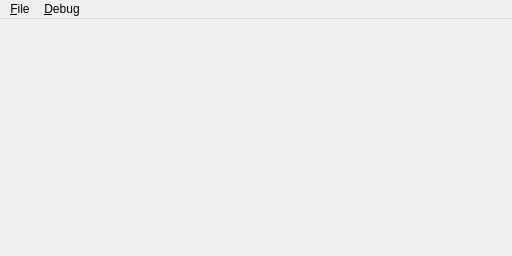
<?xml version="1.0" encoding="UTF-8"?>
<ui version="4.0">
 <class>MainWindow</class>
 <widget class="QMainWindow" name="MainWindow">
  <property name="geometry">
   <rect>
    <x>0</x>
    <y>0</y>
    <width>512</width>
    <height>256</height>
   </rect>
  </property>
  <property name="sizePolicy">
   <sizepolicy hsizetype="Fixed" vsizetype="Fixed">
    <horstretch>0</horstretch>
    <verstretch>0</verstretch>
   </sizepolicy>
  </property>
  <property name="mouseTracking">
   <bool>true</bool>
  </property>
  <property name="windowTitle">
   <string>Chip-8 Qt</string>
  </property>
  <property name="locale">
   <locale language="Basque" country="Spain"/>
  </property>
  <widget class="QWidget" name="centralwidget">
   <widget class="SDL2Widget" name="widget" native="true">
    <property name="geometry">
     <rect>
      <x>0</x>
      <y>0</y>
      <width>512</width>
      <height>256</height>
     </rect>
    </property>
    <property name="mouseTracking">
     <bool>false</bool>
    </property>
   </widget>
  </widget>
  <widget class="QMenuBar" name="menubar">
   <property name="geometry">
    <rect>
     <x>0</x>
     <y>0</y>
     <width>512</width>
     <height>25</height>
    </rect>
   </property>
   <widget class="QMenu" name="menuDebug">
    <property name="title">
     <string>&amp;Debug</string>
    </property>
    <addaction name="actionOpenDebugger"/>
   </widget>
   <widget class="QMenu" name="menuFile">
    <property name="title">
     <string>&amp;File</string>
    </property>
    <addaction name="actionOpenROM"/>
    <addaction name="separator"/>
    <addaction name="actionSettings"/>
    <addaction name="separator"/>
    <addaction name="actionExit"/>
   </widget>
   <addaction name="menuFile"/>
   <addaction name="menuDebug"/>
  </widget>
  <action name="actionOpenDebugger">
   <property name="text">
    <string>Open &amp;Debugger</string>
   </property>
   <property name="shortcut">
    <string>Esc</string>
   </property>
  </action>
  <action name="actionOpenROM">
   <property name="text">
    <string>&amp;Open ROM...</string>
   </property>
   <property name="shortcut">
    <string>Ctrl+O</string>
   </property>
  </action>
  <action name="actionExit">
   <property name="text">
    <string>&amp;Exit</string>
   </property>
   <property name="shortcut">
    <string>Ctrl+Q</string>
   </property>
  </action>
  <action name="actionSettings">
   <property name="text">
    <string>&amp;Settings</string>
   </property>
   <property name="shortcut">
    <string>Ctrl+,</string>
   </property>
  </action>
 </widget>
 <customwidgets>
  <customwidget>
   <class>SDL2Widget</class>
   <extends>QWidget</extends>
   <header>SDL2Widget.h</header>
   <container>1</container>
  </customwidget>
 </customwidgets>
 <resources/>
 <connections/>
</ui>
